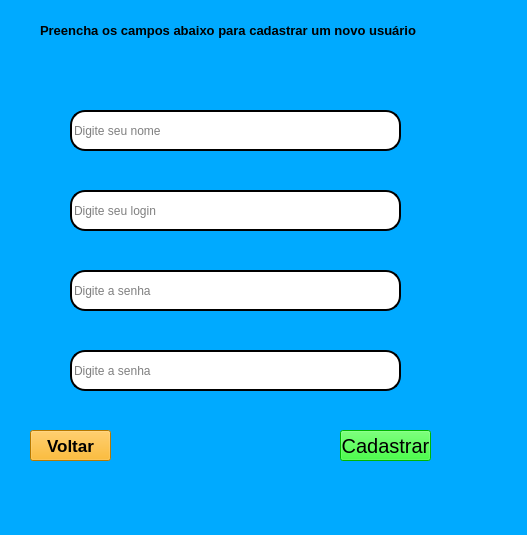
<?xml version="1.0" encoding="UTF-8"?>
<ui version="4.0">
 <class>MainWindow</class>
 <widget class="QMainWindow" name="MainWindow">
  <property name="geometry">
   <rect>
    <x>0</x>
    <y>0</y>
    <width>527</width>
    <height>535</height>
   </rect>
  </property>
  <property name="minimumSize">
   <size>
    <width>527</width>
    <height>535</height>
   </size>
  </property>
  <property name="maximumSize">
   <size>
    <width>527</width>
    <height>535</height>
   </size>
  </property>
  <property name="windowTitle">
   <string>MainWindow</string>
  </property>
  <property name="styleSheet">
   <string notr="true">background-color: rgb(0, 85, 255);
background-color: rgb(0, 170, 255);</string>
  </property>
  <widget class="QWidget" name="centralwidget">
   <widget class="QLabel" name="label">
    <property name="geometry">
     <rect>
      <x>40</x>
      <y>10</y>
      <width>391</width>
      <height>41</height>
     </rect>
    </property>
    <property name="font">
     <font>
      <pointsize>10</pointsize>
      <weight>75</weight>
      <bold>true</bold>
     </font>
    </property>
    <property name="text">
     <string>Preencha os campos abaixo para cadastrar um novo usuário</string>
    </property>
   </widget>
   <widget class="QLineEdit" name="lineEdit">
    <property name="geometry">
     <rect>
      <x>70</x>
      <y>110</y>
      <width>331</width>
      <height>41</height>
     </rect>
    </property>
    <property name="styleSheet">
     <string notr="true">background-color:rgb(255,255,255);
border-radius:15px;
border-style:outset;
border-width:2px;</string>
    </property>
    <property name="placeholderText">
     <string>Digite seu nome</string>
    </property>
   </widget>
   <widget class="QLineEdit" name="lineEdit_2">
    <property name="geometry">
     <rect>
      <x>70</x>
      <y>190</y>
      <width>331</width>
      <height>41</height>
     </rect>
    </property>
    <property name="styleSheet">
     <string notr="true">background-color:rgb(255,255,255);
border-radius:15px;
border-style:outset;
border-width:2px;</string>
    </property>
    <property name="placeholderText">
     <string>Digite seu login</string>
    </property>
   </widget>
   <widget class="QLineEdit" name="lineEdit_3">
    <property name="geometry">
     <rect>
      <x>70</x>
      <y>270</y>
      <width>331</width>
      <height>41</height>
     </rect>
    </property>
    <property name="styleSheet">
     <string notr="true">background-color:rgb(255,255,255);
border-radius:15px;
border-style:outset;
border-width:2px;</string>
    </property>
    <property name="text">
     <string/>
    </property>
    <property name="echoMode">
     <enum>QLineEdit::Password</enum>
    </property>
    <property name="placeholderText">
     <string>Digite a senha</string>
    </property>
   </widget>
   <widget class="QLineEdit" name="lineEdit_4">
    <property name="geometry">
     <rect>
      <x>70</x>
      <y>350</y>
      <width>331</width>
      <height>41</height>
     </rect>
    </property>
    <property name="styleSheet">
     <string notr="true">background-color:rgb(255,255,255);
border-radius:15px;
border-style:outset;
border-width:2px;</string>
    </property>
    <property name="echoMode">
     <enum>QLineEdit::Password</enum>
    </property>
    <property name="placeholderText">
     <string>Digite a senha</string>
    </property>
   </widget>
   <widget class="QPushButton" name="pushButton">
    <property name="geometry">
     <rect>
      <x>340</x>
      <y>430</y>
      <width>91</width>
      <height>31</height>
     </rect>
    </property>
    <property name="font">
     <font>
      <pointsize>15</pointsize>
     </font>
    </property>
    <property name="styleSheet">
     <string notr="true">background-color: rgb(0, 255, 0);</string>
    </property>
    <property name="text">
     <string>Cadastrar</string>
    </property>
   </widget>
   <widget class="QPushButton" name="pushButton_2">
    <property name="geometry">
     <rect>
      <x>30</x>
      <y>430</y>
      <width>81</width>
      <height>31</height>
     </rect>
    </property>
    <property name="font">
     <font>
      <pointsize>13</pointsize>
      <weight>75</weight>
      <bold>true</bold>
     </font>
    </property>
    <property name="styleSheet">
     <string notr="true">background-color: rgb(255, 170, 0);</string>
    </property>
    <property name="text">
     <string>Voltar</string>
    </property>
   </widget>
   <widget class="QLabel" name="label_2">
    <property name="geometry">
     <rect>
      <x>80</x>
      <y>320</y>
      <width>321</width>
      <height>21</height>
     </rect>
    </property>
    <property name="font">
     <font>
      <pointsize>13</pointsize>
     </font>
    </property>
    <property name="styleSheet">
     <string notr="true">color: rgb(255, 0, 0);</string>
    </property>
    <property name="text">
     <string/>
    </property>
   </widget>
   <widget class="QLabel" name="label_3">
    <property name="geometry">
     <rect>
      <x>190</x>
      <y>430</y>
      <width>101</width>
      <height>21</height>
     </rect>
    </property>
    <property name="font">
     <font>
      <pointsize>13</pointsize>
     </font>
    </property>
    <property name="styleSheet">
     <string notr="true">color: rgb(85, 255, 0);</string>
    </property>
    <property name="text">
     <string/>
    </property>
   </widget>
  </widget>
  <widget class="QMenuBar" name="menubar">
   <property name="geometry">
    <rect>
     <x>0</x>
     <y>0</y>
     <width>527</width>
     <height>20</height>
    </rect>
   </property>
  </widget>
  <widget class="QStatusBar" name="statusbar"/>
 </widget>
 <resources/>
 <connections/>
</ui>
